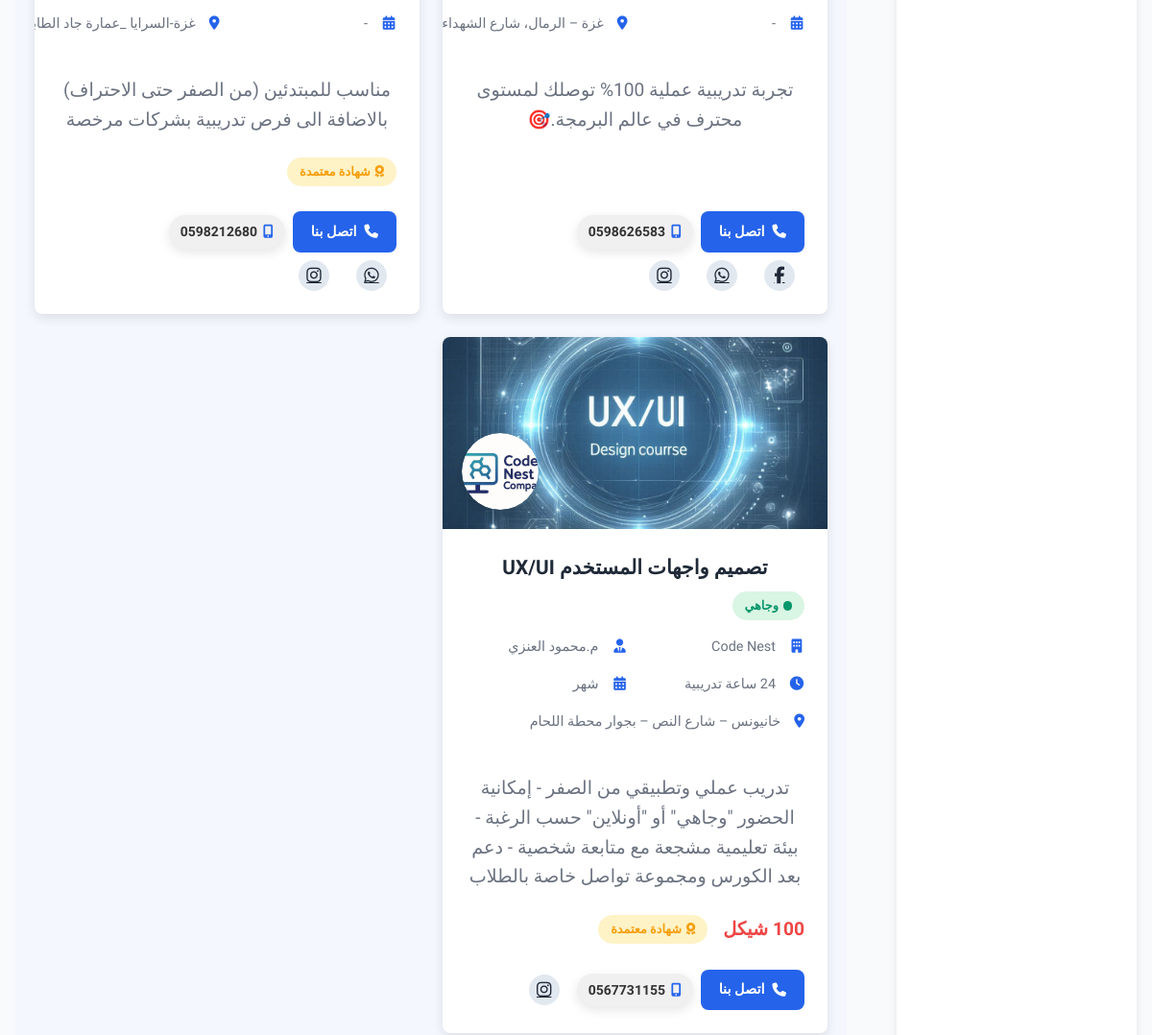
The app's page /courses (middle part), older data.
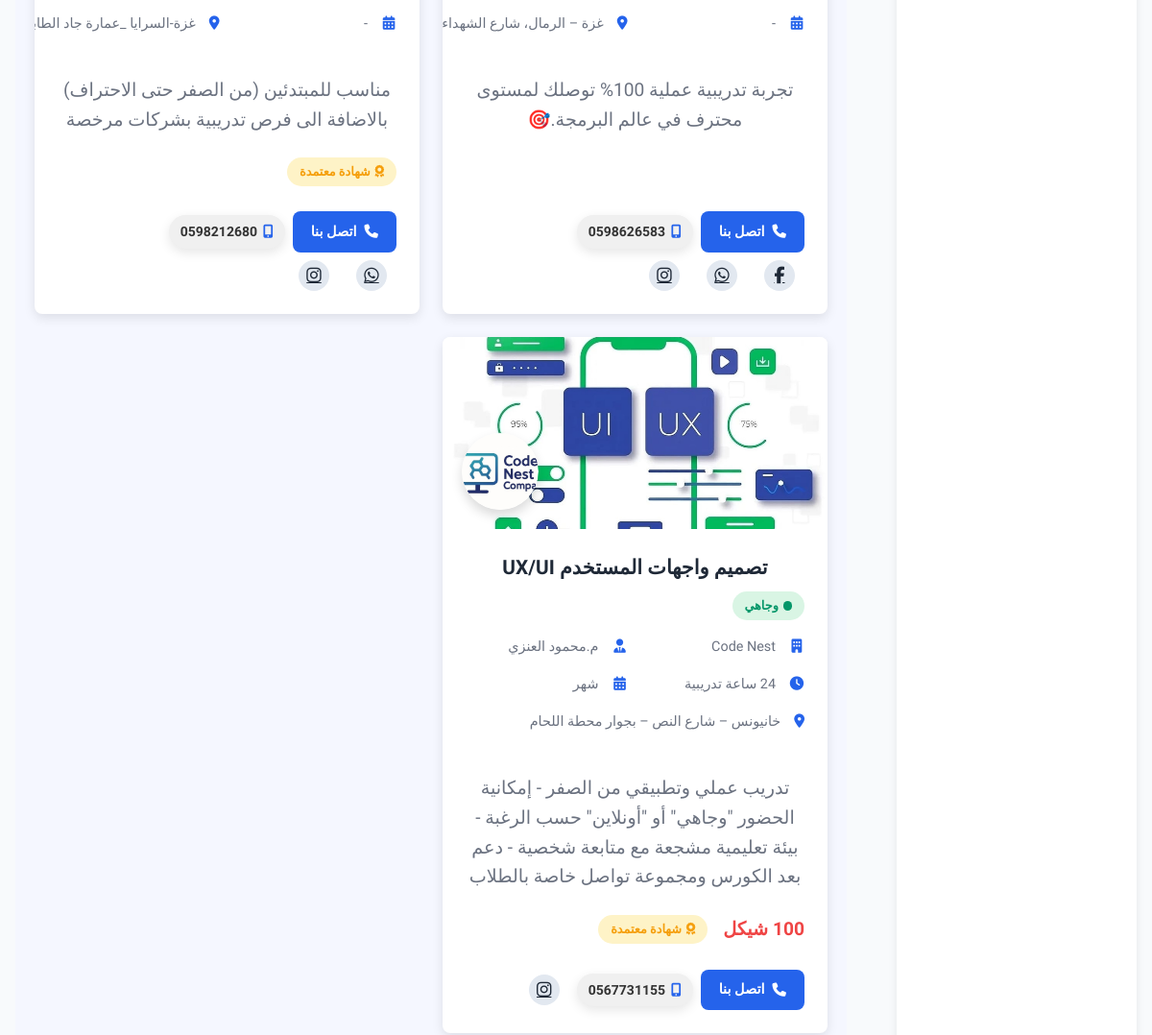
The same page, newer data.
### tables this page shows
CREATE TABLE "courses" (
	"course_id"	INTEGER,
	"english_name_course"	TEXT,
	"english_name_company"	TEXT,
	"course_hour"	INTEGER,
	"price"	INTEGER,
	"course_duration"	TEXT,
	"trainer_name"	TEXT,
	"phone_number"	INTEGER,
	"online/in-person"	TEXT,
	"company_address"	TEXT,
	"more_course_details"	TEXT,
	"Certificate"	TEXT,
	"course_image"	TEXT,
	"company_logo"	TEXT,
	"social_media_website1"	TEXT,
	"social_media_website2"	TEXT,
	"social_media_website3"	TEXT,
	"social_media_website4"	TEXT,
	PRIMARY KEY("course_id")
);

### app.py (the view)
@app.route("/courses", methods=["GET"])
def courses():
    db = get_db()
    mode = request.args.get("mode")
    certificate = request.args.get("certificate")
    company = request.args.get("company")
    course = request.args.get("course")
    query = "SELECT * FROM courses WHERE 1=1"
    params = []
    if mode:
        query += " AND `online/in-person` = ?"
        params.append(mode)
    if certificate:
        query += " AND `certificate` = ?"
        params.append(certificate)
    if company:
        query += " AND english_name_company = ?"
        params.append(company)
    if course:
        query += " AND english_name_course = ?"
        params.append(course)
    cursor = db.execute(query, params)
    courses = cursor.fetchall()
    companies = db.execute("SELECT DISTINCT english_name_company FROM courses").fetchall()
    courses_name = db.execute("SELECT DISTINCT english_name_course FROM courses").fetchall()
    certificate = db.execute("SELECT DISTINCT certificate FROM courses").fetchall()
    onlineOrInperson = db.execute("SELECT DISTINCT `online/in-person` FROM courses").fetchall()
    result_count = len(courses)
    return render_template(
        "courses.html",
        custom_css="courses",
        courses=courses,
        companies=companies,
        courses_name=courses_name,
        certificate=certificate,
        result_count=result_count,
        onlineOrInperson=onlineOrInperson
    )

### app.py (called while the page is built)
def get_db():
    if 'db' not in g:
        g.db = sqlite3.connect("pcg.db")
        g.db.row_factory = sqlite3.Row
    return g.db

### templates/courses.html (shortened to what this page needs)
{% extends "layout.html" %}
{% block body %}
<section class="courses-section" dir="rtl">
    <div class="header-container">
        <div class="row">
            {% for course in courses %}
            <div class="col-md-4 mb-4">
                <div class="course-card" data-aos="fade-up">
                    <div class="course-media">
                        <img src="{{ url_for('static', filename='/courses/' + course['course_image']) }}" class="course-image" alt="{{ course['english_name_course'] }}">
                        <div class="company-logo-container">
                            <img src="{{ url_for('static', filename='/company/' + course['company_logo']) }}" class="company-logo" alt="{{ course['english_name_company'] }}">
                        </div>
                    </div>
                    <div class="course-details">
                        <div class="course-header">
                            <h2 class="course-title">{{ course['english_name_course'] }}</h2>
                            {% if course['online/in-person'] == 'أونلاين' %}
                            <span class="course-type" data-type="online">أونلاين</span>
                            {% elif course['online/in-person'] == 'وجاهي' %}
                                <span class="course-type" data-type="inperson">وجاهي</span>
                            {% elif course['online/in-person'] == 'مُدمَج (أونلاين + وجاهي)' %}
                                <span class="course-type" data-type="mixed">مُدمَج (أونلاين + وجاهي)</span>
                            {% endif %}
                        </div>
                        <div class="course-meta">
                            <div class="meta-item">
                                <i class="fas fa-building"></i>
                                <span class="course-document">{{ course['english_name_company'] }}</span>
                            </div>
                            {% if course['trainer_name'] %}
                            <div class="meta-item">
                                <i class="fas fa-user-tie"></i>
                                <span class="course-document">{{ course['trainer_name'] }}</span>
                            </div>
                            {% endif %}
                            {% if course['course_hour'] %}
                            <div class="meta-item">
                                <i class="fas fa-clock"></i>
                                <span class="course-document">{{ course['course_hour'] }} ساعة تدريبية</span>
                            </div>
                            {% endif %}
                            <div class="meta-item">
                                <i class="fas fa-calendar-alt"></i>
                                <span>{{ course['course_duration'] }}</span>
                            </div>
                            <div class="meta-item">
                                <i class="fas fa-map-marker-alt"></i>
                                <span class="company_address">{{ course['company_address'] }}</span>
                            </div>
                        </div>
                        {% if course['more_course_details'] %}
                        <p class="course-description">{{ course['more_course_details'] }}</p>
                        {% endif %}
                        <div class="course-footer">
                            <div class="price-certificate">
                                {% if course['price'] %}
                                    <span class="course-price">{{ course['price'] }} شيكل</span>
                                {% endif %}
                                {% if course['certificate'] == 'مع شهادة'%}
                                    <span class="certificate-badge">
                                        <i class="fas fa-award"></i> شهادة معتمدة
                                    </span>
                                {% endif %}
                            </div>
                            <div class="course-actions">
                                <div class="contact-wrapper">
                                    <a href="tel:0{{ course['phone_number'] }}" class="contact-btn">
                                        <i class="fas fa-phone"></i> اتصل بنا
                                    </a>
                                    <div class="phone-bubble">
                                        <i class="fas fa-mobile-alt"></i> 0{{ course['phone_number'] }}
                                    </div>
                                    <div class="social-links">
                                        {% if course['social_media_website1'] %}
                                            <a href="{{ course['social_media_website1'] }}" target="_blank"><i class="fab fa-facebook-f"></i></a>
                                        {% endif %}
                                        {% if course['social_media_website2'] %}
                                            <a href="{{ course['social_media_website2'] }}" target="_blank"><i class="fab fa-whatsapp"></i></a>
                                        {% endif %}
                                        {% if course['social_media_website3'] %}
                                            <a href="{{ course['social_media_website3'] }}" target="_blank"><i class="fab fa-instagram"></i></a>
                                        {% endif %}
                                    </div>
                                </div>
                            </div>
                        </div>
                    </div>
                </div>
            </div>
            {% endfor %}
        </div>
    </div>
</section>
{% endblock %}

### templates/layout.html (shortened to what this page needs)
<!DOCTYPE html>
<html lang="ar" dir="rtl">
<head>
    <link rel="stylesheet" href="{{ url_for('static', filename='css/style.css') }}" />
    <link rel="stylesheet" href="{{ url_for('static', filename= 'css/' + custom_css + '.css') }}" />
    <link
        rel="stylesheet"
        href="https://cdnjs.cloudflare.com/ajax/libs/font-awesome/6.5.0/css/all.min.css"
    />
    <link href="https://unpkg.com/aos@2.3.4/dist/aos.css" rel="stylesheet" />
</head>
<body>
<header>
    <div class="container">
        <div class="main-content">
            {% block body %}{% endblock %}
        </div>
        <div class="right-sidebar">
        </div>
    </div>
</header>
</body>
</html>

### static/css/style.css (style rules this page uses)
body { direction: rtl; text-align: right; font-family: 'Tajawal', 'Cairo', sans-serif; }
.container { display: flex; flex-direction: row-reverse; gap: 30px; padding: 20px; text-align: center; }
.main-content { flex: 3; padding: 20px; background-color: #f5f7ff; }
.right-sidebar { width: 250px; min-width: 250px; background-color: #fff; padding: 20px; margin-left: 20px; box-shadow: 0 0 10px rgba(0, 0, 0, 0.08); border-radius: 20px; display: flex; flex-direction: column; gap: 20px; min-height: 300px; }
.social-links a { margin: 0 10px; font-size: 24px; color: #555; }

Row changes from the older to the newer data that the page shows:
changed courses "تصميم واجهات المستخدم UX/UI": course_image+english_name_course: a different picture
